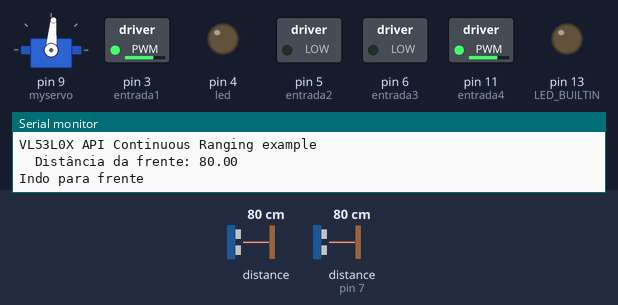
The sketch below on a simulated Arduino Uno, built with avr-gcc and run on an emulated ATmega328P. Shown: servo, switched loads named in the sketch (green lamp = pin HIGH), output pins drawn as LEDs (lit = HIGH), the last lines printed to the serial monitor. Wiring (inferred from the names in the program): ultrasonic range finder: trigger pin 2; echo pin 7. Dashed ring = blinking. The inputs (shaded band) are chosen by the test bench; at power-on: distance to the obstacle 80 cm, distance to the obstacle (sensor on pin 7) 80 cm. The echo pulse lasts 58.3 µs per cm; pins used as bus, display or sensor lines are not drawn.

Above: at 1.27 s.
1.3 s: distance to the obstacle (sensor 0) set to 32 cm
4.8 s: distance to the obstacle (sensor 0) set to 26 cm
At 7.95 s:
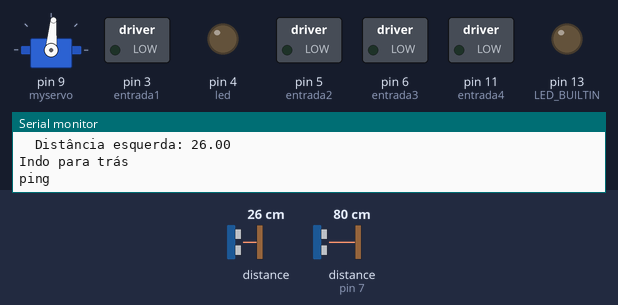
8.3 s: distance to the obstacle (sensor on pin 7) set to 54 cm
11.8 s: distance to the obstacle (sensor on pin 7) set to 45 cm
At 13.41 s:
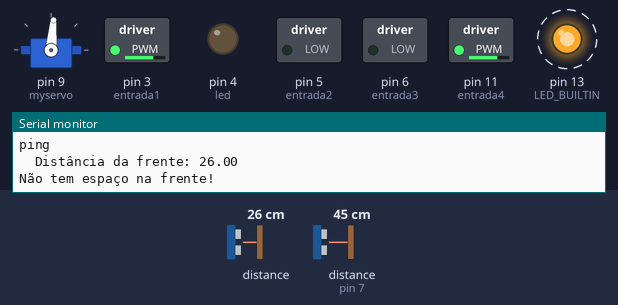
16.4 s: distance to the obstacle (sensor on pin 7) set to 60 cm
At 16.86 s:
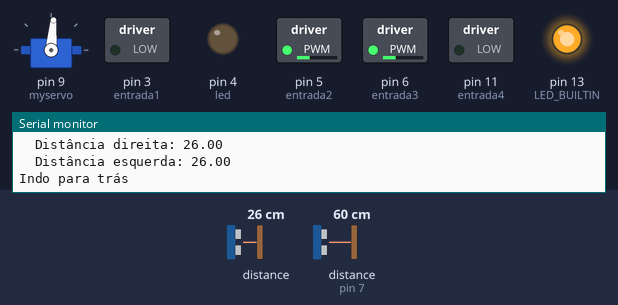
19.9 s: distance to the obstacle (sensor 0) set to 46 cm
23.4 s: distance to the obstacle (sensor 0) set to 55 cm
At 23.6 s:
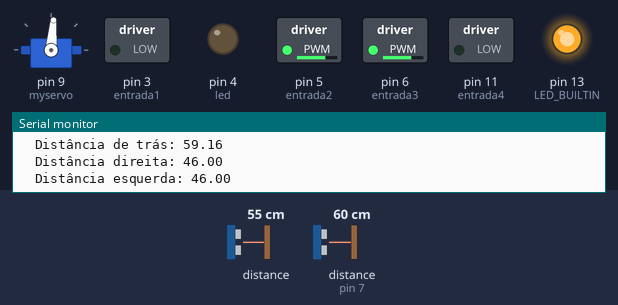
Timing chart, 0 to 27.9 s (numbered marks = the images above; inputs shaded):
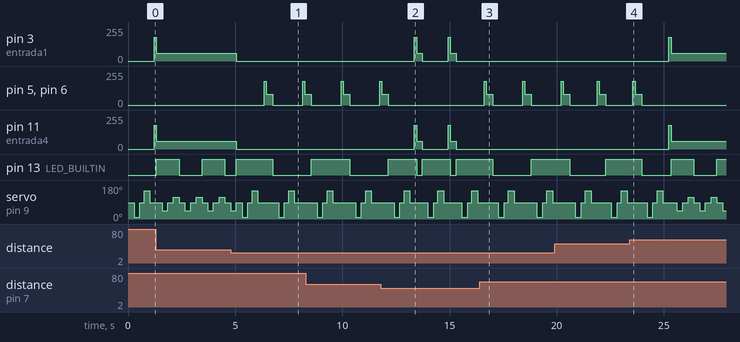

The sketch:

versao4_carrinho.ino
```cpp
#include <Servo.h>
#include "Adafruit_VL53L0X.h"

Adafruit_VL53L0X sensor_da_frente = Adafruit_VL53L0X();

// Declaração de constantes relacionadas às direções do sensor:
#define TRAS 0
#define FRENTE 1
#define DIREITA 2
#define DIREITA2 3
#define ESQUERDA 4
#define ESQUERDA2 5
#define SERVO_CENTRO 85
#define TEMPO_MOVIMENTO_SERVO 200


// Declaração de variáveis:
int entrada1 = 3;
int entrada2 = 5;
int entrada3 = 6;
int entrada4 = 11;
float velocidade = 60.5;  //Roda esquerda.
float velocidade2 = 58;   //Roda direita (mais rápida).
int velocidade_tras = 80;
int distancia_minima = 30;
int distancia_para_andar = 50;
bool parado;
bool parado2 = true;
int ultimo_movimento = 6;
int velocidade_arranque = 180;
int led = 4;

// Declaração dos pinos:
#define pino_trigger_tras 2
#define pino_echo_tras 7

// Declaração das variáveis de distância relacionadas às direções do sensor:
float distancia_esquerda;
float distancia_esquerda2;
float distancia_direita;
float distancia_direita2;
float distancia_frente;
float distancia_tras;

Servo myservo;  // Cria um objeto baseado na biblioteca Servo.

// Função para fazer o robô andar para frente:
void ir_parafrente() {
  if (parado2 == true) {
    analogWrite(entrada1, velocidade_arranque);
    digitalWrite(entrada2, LOW);
    digitalWrite(entrada3, LOW);
    analogWrite(entrada4, velocidade_arranque);
    delay(100);
    parado2 = false;
  }

  analogWrite(entrada1, velocidade);
  digitalWrite(entrada2, LOW);
  digitalWrite(entrada3, LOW);
  analogWrite(entrada4, velocidade2);
  parado = false;
}

// Função para fazer o robô parar:
void parar() {
  digitalWrite(entrada1, LOW);
  digitalWrite(entrada2, LOW);
  digitalWrite(entrada3, LOW);
  digitalWrite(entrada4, LOW);
  parado = true;
  parado2 = true;
}

// Função para fazer o robô andar para trás:
void ir_paratras() {
  if (parado2 == true) {
    digitalWrite(entrada1, LOW);
    analogWrite(entrada2, velocidade_arranque);
    analogWrite(entrada3, velocidade_arranque);
    digitalWrite(entrada4, LOW);
    delay(100);
    parado2 = false;
  }

  digitalWrite(entrada1, LOW);
  analogWrite(entrada2, velocidade_tras);
  analogWrite(entrada3, velocidade_tras);
  digitalWrite(entrada4, LOW);
}

// Função para fazer o robô andar para a esquerda:
void ir_paraesquerda() {
  if (parado2 == true) {
    digitalWrite(entrada1, LOW);
    analogWrite(entrada2, velocidade_arranque);  // esquerda para trás
    digitalWrite(entrada3, LOW);  // direita parada
    digitalWrite(entrada4, LOW);
    delay(100);
    parado2 = false;
  }

  digitalWrite(entrada1, LOW);
  analogWrite(entrada2, velocidade);  // roda esquerda para trás
  digitalWrite(entrada3, LOW);         // roda direita parada
  digitalWrite(entrada4, LOW);
}

// Função para fazer o robô andar para a direita:
void ir_paradireita() {
  if (parado2 == true) {
    digitalWrite(entrada1, LOW);  // esquerda parada
    digitalWrite(entrada2, LOW);

    analogWrite(entrada3, velocidade_arranque);  // direita para trás
    digitalWrite(entrada4, LOW);
    delay(100);
    parado2 = false;
  }

  digitalWrite(entrada1, LOW);  // roda esquerda parada
  digitalWrite(entrada2, LOW);
  analogWrite(entrada3, velocidade);  // roda direita para trás
  digitalWrite(entrada4, LOW);
}

// Função para testar motores:
void testarmotores() {
  ir_parafrente();
  delay(1000);
  ir_paradireita();
  delay(1000);
  ir_paraesquerda();
  delay(1000);
  parar();
  delay(1000);
  ir_paratras();
  delay(1000);
  parar();
}

// Função que lê a distância com base na direção ordenada:
float ler_distancia(int lado) {
  static float distancia_atual;

  if (lado == TRAS) {
    // Envia um pulso de 10 microsegundos para acionar o sensor ultrassônico:
    digitalWrite(pino_trigger_tras, HIGH);
    delayMicroseconds(10);
    digitalWrite(pino_trigger_tras, LOW);

    // Calcula a distância com base no tempo de retorno do pulso de ultrassom:
    unsigned int tempo;
    tempo = pulseIn(pino_echo_tras, HIGH);
    distancia_atual = (tempo * 0.034) / 2.0;

  } else {
    // Usa o sensor VL53L0X com o servo para direções diferentes
    if (lado == DIREITA) {
      myservo.write(10);
    } else if (lado == DIREITA2) {
      myservo.write(45);
    } else if (lado == ESQUERDA2) {
      myservo.write(115);
    } else if (lado == ESQUERDA) {
      myservo.write(150);
    } else {
      myservo.write(85);  // FRENTE
    }
    delay(TEMPO_MOVIMENTO_SERVO);  // Espera o servo se posicionar

    sensor_da_frente.readRange();

    while (!sensor_da_frente.isRangeComplete());

    uint16_t distancia_mm = sensor_da_frente.readRange();

    if (distancia_mm != 8191) {
      if (sensor_da_frente.timeoutOccurred()) {
        Serial.println("Falha no sensor VL53L0X. Usando valor alto de distância.");
        distancia_atual = 999;  // Valor alto para indicar falha
      } else {
        distancia_atual = distancia_mm / 10.0;  // mm -> cm
      }
    }
  }

  if (distancia_atual < 0) {  // Evitar leituras negativas.
    distancia_atual = 0;
  }

  return distancia_atual;
}

// Função que armazena as distâncias nas diferentes direções enquanto o robô está parado:
void ler_distancias_parado() {
  distancia_frente = ler_distancia(FRENTE);
  distancia_direita = ler_distancia(DIREITA);
  myservo.write(85);
  delay(TEMPO_MOVIMENTO_SERVO);
  distancia_esquerda = ler_distancia(ESQUERDA);
  myservo.write(85);
  delay(TEMPO_MOVIMENTO_SERVO);
  distancia_tras = ler_distancia(TRAS);
}

// Função que calcula a maior distância obtida enquanto o robô está parado:
int calcular_maior_distancia() {
  int maior_distancia;
  float maior_valor;

  ler_distancias_parado();
  maior_valor = distancia_frente;
  maior_distancia = FRENTE;

  Serial.println("\tDistância da frente: " + String(maior_valor));

  //////////////////////////////
  // Situação em que não há espaço livre à frente:
  if (distancia_frente < distancia_minima) {
    Serial.println("Não tem espaço na frente!");

    // Situação em que não há espaço livre à frente, mas há espaço disponível à direita ou à esquerda:
    if ((distancia_direita >= distancia_para_andar) || (distancia_esquerda >= distancia_para_andar)) {
      Serial.println("Há espaço livre para os lados");

      // Verificação de qual dos dois lados, direita ou esquerda, apresenta a maior distância:
      if (distancia_direita > maior_valor) {
        maior_valor = distancia_direita;
        maior_distancia = DIREITA;
      }

      if (distancia_esquerda > maior_valor) {
        maior_valor = distancia_esquerda;
        maior_distancia = ESQUERDA;
      }

      Serial.println("\tDistância direita: " + String(distancia_direita));
      Serial.println("\tDistância esquerda: " + String(distancia_esquerda));

    } else if ((distancia_tras >= distancia_para_andar) && (distancia_direita < distancia_para_andar) && (distancia_esquerda < distancia_para_andar)) {  // Situação em que o carrinho está bloqueado à frente, não está bloqueado nas laterais, mas o maior espaço livre é atrás.
      Serial.println("\tDistância de trás: " + String(distancia_tras));
      Serial.println("\tDistância direita: " + String(distancia_direita));
      Serial.println("\tDistância esquerda: " + String(distancia_esquerda));
      maior_valor = distancia_tras;
      maior_distancia = TRAS;

    } else if ((distancia_tras >= distancia_para_andar) && (distancia_direita < distancia_minima) && (distancia_esquerda < distancia_minima)) {  // Situação em que o carrinho está bloqueado à frente, está bloqueado nas laterais, mas tem espaço livre atrás.
      Serial.println("\tDistância de trás: " + String(distancia_tras));
      Serial.println("\tDistância direita: " + String(distancia_direita));
      Serial.println("\tDistância esquerda: " + String(distancia_esquerda));
      maior_valor = distancia_tras;
      maior_distancia = TRAS;

    } else if ((distancia_tras < distancia_minima) && (distancia_direita < distancia_minima) && (distancia_esquerda < distancia_minima)) {  // Situação em que o carrinho está completamente encurralado e, por isso, tentará sair movendo-se na direção com o maior espaço disponível entre as quatro opções.
      Serial.println("\tCarrinho tá encurralado: ");
      // Verificação de qual dos três lados (direita, esquerda ou atrás) possui a maior distância.
      if (distancia_direita > maior_valor) {
        maior_valor = distancia_direita;
        maior_distancia = DIREITA;
      }

      if (distancia_esquerda > maior_valor) {
        maior_valor = distancia_esquerda;
        maior_distancia = ESQUERDA;
      }

      if (distancia_tras > maior_valor) {
        maior_valor = distancia_tras;
        maior_distancia = TRAS;
      }

      Serial.println("\tDistância direita: " + String(distancia_direita));
      Serial.println("\tDistância esquerda: " + String(distancia_esquerda));
      Serial.println("\tDistância de trás: " + String(distancia_tras));
    }
  }
  //////////////////////////////
  if (ultimo_movimento == TRAS) {
    // Situação em que o último movimento do carrinho foi para trás:

    //Há espaço disponível à direita ou à esquerda:
    if ((distancia_direita >= distancia_para_andar) || (distancia_esquerda >= distancia_para_andar)) {
      Serial.println("Há espaço livre para os lados");

      // Verificação de qual dos dois lados, direita ou esquerda, apresenta a maior distância:
      if (distancia_direita > maior_valor) {
        maior_valor = distancia_direita;
        maior_distancia = DIREITA;
      }

      if (distancia_esquerda > maior_valor) {
        maior_valor = distancia_esquerda;
        maior_distancia = ESQUERDA;
      }

      Serial.println("\tDistância direita: " + String(distancia_direita));
      Serial.println("\tDistância esquerda: " + String(distancia_esquerda));

    } else if ((distancia_tras >= distancia_para_andar) && (distancia_direita < distancia_minima) && (distancia_esquerda < distancia_minima)) {  // Situação em que o carrinho está bloqueado nas laterais, mas tem espaço livre atrás.
      Serial.println("\tDistância de trás: " + String(distancia_tras));
      Serial.println("\tDistância direita: " + String(distancia_direita));
      Serial.println("\tDistância esquerda: " + String(distancia_esquerda));
      maior_valor = distancia_tras;
      maior_distancia = TRAS;

    } else if ((distancia_tras >= distancia_para_andar) && (distancia_direita < distancia_para_andar) && (distancia_esquerda < distancia_para_andar)) {  // Situação em que o carrinho não está bloqueado nas laterais, mas o maior espaço livre é atrás.
      Serial.println("\tDistância de trás: " + String(distancia_tras));
      Serial.println("\tDistância direita: " + String(distancia_direita));
      Serial.println("\tDistância esquerda: " + String(distancia_esquerda));
      maior_valor = distancia_tras;
      maior_distancia = TRAS;

    } else if ((distancia_tras < distancia_minima) && (distancia_direita < distancia_minima) && (distancia_esquerda < distancia_minima)) {  // Situação em que o carrinho está completamente encurralado e, por isso, tentará sair movendo-se na direção com o maior espaço disponível entre as quatro opções.
      Serial.println("\tCarrinho tá encurralado: ");
      // Verificação de qual dos três lados (direita, esquerda ou atrás) possui a maior distância.
      if (distancia_direita > maior_valor) {
        maior_valor = distancia_direita;
        maior_distancia = DIREITA;
      }

      if (distancia_esquerda > maior_valor) {
        maior_valor = distancia_esquerda;
        maior_distancia = ESQUERDA;
      }

      if (distancia_tras > maior_valor) {
        maior_valor = distancia_tras;
        maior_distancia = TRAS;
      }

      Serial.println("\tDistância direita: " + String(distancia_direita));
      Serial.println("\tDistância esquerda: " + String(distancia_esquerda));
      Serial.println("\tDistância de trás: " + String(distancia_tras));
    }
  }
  ultimo_movimento = maior_distancia;
  return maior_distancia;
}

// Função que recebe uma direção na qual o robô irá entrar em movimento:
void andar(int valor) {
  if (valor == FRENTE) {
    Serial.println("\nIndo para frente");
    ir_parafrente();
  } else if (valor == TRAS) {
    Serial.println("\nIndo para trás");
    ir_paratras();
    delay(300);
    parar();
  } else if (valor == ESQUERDA) {
    Serial.println("\nIndo para esquerda");
    parado2 = true;
    ir_paraesquerda();  //Vai para a esquerda na velocidade de arranque.
    ir_paraesquerda();
    delay(300);
    parar();
  } else {
    Serial.println("\nIndo para direita");
    parado2 = true;
    ir_paradireita();  //Vai para a direita na velocidade de arranque.
    ir_paradireita();
    delay(300);
    parar();
  }
}

//Função setup:
void setup() {
  myservo.attach(9);  // Diz que o objeto "myservo" está ligado ao pino 9.
  myservo.write(SERVO_CENTRO);
  Serial.begin(9600);
  Serial.println("INICIANDO...");
  pinMode(pino_trigger_tras, OUTPUT);
  pinMode(pino_echo_tras, INPUT);
  pinMode(entrada1, OUTPUT);
  pinMode(entrada2, OUTPUT);
  pinMode(entrada3, OUTPUT);
  pinMode(entrada4, OUTPUT);
  pinMode(led, OUTPUT);
  pinMode(LED_BUILTIN, OUTPUT);
  //testarmotores();

  Serial.println("Adafruit VL53L0X test.");
  if (!sensor_da_frente.begin()) {
    Serial.println(F("Failed to boot VL53L0X"));
    while (1) {
      digitalWrite(LED_BUILTIN, HIGH);
      delay(200);
      digitalWrite(LED_BUILTIN, LOW);
      delay(200);
    }
  }
  // power
  Serial.println(F("VL53L0X API Continuous Ranging example\n\n"));

  // start continuous ranging
  sensor_da_frente.startRangeContinuous();
}

// Função loop:
void loop() {
  //ir_parafrente();
  //return;
  blink();

  /*if (sensor_da_frente.isRangeComplete()) {
    Serial.print("Distance in mm: ");
    Serial.println(sensor_da_frente.readRange());
  }
  return;*/
  int distancia;
  distancia = calcular_maior_distancia();  // Armazenando o retorno da função que calcula a maior distância.
  // Função que faz o robô se mover com base no maior lado:
  andar(distancia);

  // Enquanto não estiver parado (no caso o carrinho estará se movendo para frente):
  while (!parado) {
    // Se encontrar um obstáculo em alguma das três direções enquanto se move, o robô irá parar:
    blink();
    if ((ler_distancia(FRENTE) < distancia_minima) || (ler_distancia(DIREITA2) < distancia_minima) || (ler_distancia(FRENTE) < distancia_minima) || (ler_distancia(ESQUERDA2) < distancia_minima)) {
      parar();  // Função que faz o carrinho parar.
    }
  }
}

void blink() {
  static unsigned int lastTime = millis();
  if ((millis() - lastTime) >= 200) {
    digitalWrite(LED_BUILTIN, !digitalRead(LED_BUILTIN));
    lastTime = millis();
    Serial.println("ping");
  }
}
```

Measured:
- the behaviour switches between 30 and 29 cm on distance to the obstacle (sensor 0) (found by bisection; images 0 and 1)
- the behaviour switches between 51 and 50 cm on distance to the obstacle (sensor on pin 7) (found by bisection; images 1 and 2)
- the behaviour switches between 49 and 50 cm on distance to the obstacle (sensor 0) (found by bisection; images 3 and 4)
- after the input at 4.8 s, pin 3 (entrada1): 60/255 → 0/255 after 0.25 s; pin 5 (entrada2), pin 6 (entrada3): 0/255 → 180/255 after 1.6 s, → 80/255 0.10 s later, → 0/255 0.30 s later, → 180/255 1.4 s later, … (5 changes in this stretch); pin 11 (entrada4): 58/255 → 0/255 after 0.25 s
- after the input at 11.8 s, pin 3 (entrada1): 0/255 → 180/255 after 1.6 s, → 60/255 0.10 s later, → 0/255 0.27 s later, → 180/255 1.2 s later, … (6 changes in this stretch); pin 5 (entrada2): goes on until 12.1 s, then stays 0/255
- after the input at 16.4 s, pin 3 (entrada1), pin 11 (entrada4): stops changing and stays 0/255; pin 5 (entrada2), pin 6 (entrada3): 0/255 → 180/255 after 0.22 s, → 80/255 0.10 s later, → 0/255 0.30 s later, → 180/255 1.4 s later, … (6 changes in this stretch)
- after the input at 23.4 s, pin 3 (entrada1): 0/255 → 180/255 after 1.8 s, → 60/255 0.10 s later; pin 5 (entrada2), pin 6 (entrada3): goes on until 24.0 s, then stays 0/255; pin 11 (entrada4): 0/255 → 180/255 after 1.8 s, → 58/255 0.10 s later
- by itself, pin 13 (LED_BUILTIN): alternates HIGH for 1.3 s and LOW for 0.27 s
